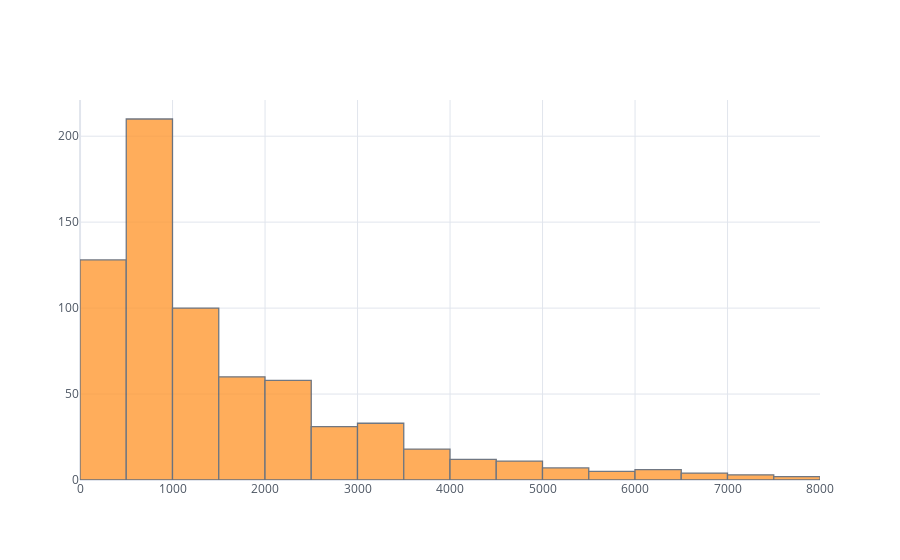

The cell this chart's notebook holds for it:
### Markdown cell above
### How many notes in one piece?

### Code cell
notes.groupby('id').size().iplot('hist')

### Figure 1 — Plotly figure (JSON) as saved in the notebook; plotly's stock layout.template omitted (floating-point values rounded to 4 significant figures; data arrays with more than 128 entries replaced by an {"elided": "..."} marker saying what was removed)
{"data": [{"histfunc": "count", "histnorm": "", "marker": {"color": "rgba(255, 153, 51, 1.0)", "line": {"color": "#4D5663", "width": 1.3}}, "opacity": 0.8, "orientation": "v", "type": "histogram", "x": {"elided": "688 int values"}}], "layout": {"barmode": "overlay", "legend": {"bgcolor": "#FFFFFF", "font": {"color": "#4D5663"}}, "paper_bgcolor": "#FFFFFF", "plot_bgcolor": "#FFFFFF", "title": {"font": {"color": "#4D5663"}}, "xaxis": {"gridcolor": "#E1E5ED", "showgrid": true, "tickfont": {"color": "#4D5663"}, "title": {"font": {"color": "#4D5663"}, "text": ""}, "zerolinecolor": "#E1E5ED"}, "yaxis": {"gridcolor": "#E1E5ED", "showgrid": true, "tickfont": {"color": "#4D5663"}, "title": {"font": {"color": "#4D5663"}, "text": ""}, "zerolinecolor": "#E1E5ED"}}}
